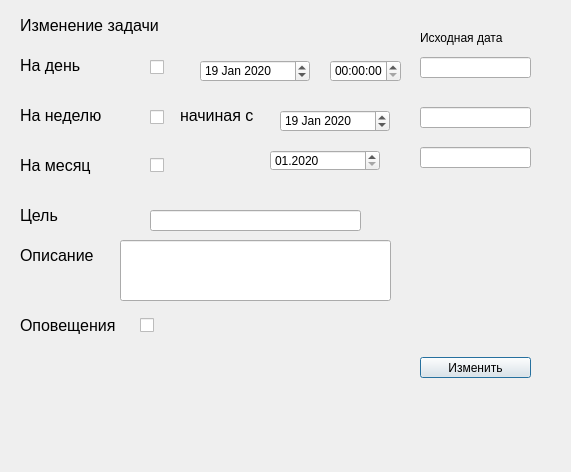
<?xml version="1.0" encoding="UTF-8"?>
<ui version="4.0">
 <class>Dialog</class>
 <widget class="QDialog" name="Dialog">
  <property name="geometry">
   <rect>
    <x>0</x>
    <y>0</y>
    <width>571</width>
    <height>472</height>
   </rect>
  </property>
  <property name="windowTitle">
   <string>Dialog</string>
  </property>
  <widget class="QLabel" name="label">
   <property name="geometry">
    <rect>
     <x>20</x>
     <y>10</y>
     <width>161</width>
     <height>31</height>
    </rect>
   </property>
   <property name="font">
    <font>
     <pointsize>12</pointsize>
    </font>
   </property>
   <property name="text">
    <string>Изменение задачи</string>
   </property>
  </widget>
  <widget class="QLineEdit" name="lineEditNameM">
   <property name="geometry">
    <rect>
     <x>420</x>
     <y>147</y>
     <width>111</width>
     <height>21</height>
    </rect>
   </property>
   <property name="readOnly">
    <bool>true</bool>
   </property>
  </widget>
  <widget class="QLabel" name="label_6">
   <property name="geometry">
    <rect>
     <x>20</x>
     <y>200</y>
     <width>81</width>
     <height>31</height>
    </rect>
   </property>
   <property name="font">
    <font>
     <pointsize>12</pointsize>
    </font>
   </property>
   <property name="text">
    <string>Цель</string>
   </property>
  </widget>
  <widget class="QPushButton" name="pushButton">
   <property name="geometry">
    <rect>
     <x>420</x>
     <y>357</y>
     <width>111</width>
     <height>21</height>
    </rect>
   </property>
   <property name="text">
    <string>Изменить</string>
   </property>
  </widget>
  <widget class="QCheckBox" name="checkM">
   <property name="enabled">
    <bool>true</bool>
   </property>
   <property name="geometry">
    <rect>
     <x>150</x>
     <y>150</y>
     <width>31</width>
     <height>31</height>
    </rect>
   </property>
   <property name="text">
    <string/>
   </property>
   <property name="checked">
    <bool>false</bool>
   </property>
  </widget>
  <widget class="QCheckBox" name="checkD">
   <property name="geometry">
    <rect>
     <x>150</x>
     <y>57</y>
     <width>31</width>
     <height>21</height>
    </rect>
   </property>
   <property name="text">
    <string/>
   </property>
   <property name="checked">
    <bool>false</bool>
   </property>
  </widget>
  <widget class="QLineEdit" name="lineEditNameN">
   <property name="geometry">
    <rect>
     <x>420</x>
     <y>107</y>
     <width>111</width>
     <height>21</height>
    </rect>
   </property>
   <property name="readOnly">
    <bool>true</bool>
   </property>
  </widget>
  <widget class="QCheckBox" name="checkN">
   <property name="geometry">
    <rect>
     <x>150</x>
     <y>107</y>
     <width>31</width>
     <height>21</height>
    </rect>
   </property>
   <property name="text">
    <string/>
   </property>
  </widget>
  <widget class="QDateEdit" name="MdateEdit">
   <property name="geometry">
    <rect>
     <x>270</x>
     <y>150</y>
     <width>110</width>
     <height>21</height>
    </rect>
   </property>
   <property name="dateTime">
    <datetime>
     <hour>0</hour>
     <minute>0</minute>
     <second>0</second>
     <year>2020</year>
     <month>1</month>
     <day>1</day>
    </datetime>
   </property>
   <property name="displayFormat">
    <string>MM.yyyy</string>
   </property>
  </widget>
  <widget class="QTimeEdit" name="timeEdit">
   <property name="geometry">
    <rect>
     <x>330</x>
     <y>60</y>
     <width>71</width>
     <height>22</height>
    </rect>
   </property>
  </widget>
  <widget class="QLabel" name="label_2">
   <property name="geometry">
    <rect>
     <x>20</x>
     <y>50</y>
     <width>71</width>
     <height>31</height>
    </rect>
   </property>
   <property name="font">
    <font>
     <pointsize>12</pointsize>
    </font>
   </property>
   <property name="text">
    <string>На день</string>
   </property>
  </widget>
  <widget class="QDateEdit" name="dateEditD">
   <property name="geometry">
    <rect>
     <x>200</x>
     <y>60</y>
     <width>110</width>
     <height>22</height>
    </rect>
   </property>
   <property name="dateTime">
    <datetime>
     <hour>0</hour>
     <minute>0</minute>
     <second>0</second>
     <year>2020</year>
     <month>1</month>
     <day>19</day>
    </datetime>
   </property>
  </widget>
  <widget class="QLineEdit" name="lineEditNameD">
   <property name="geometry">
    <rect>
     <x>420</x>
     <y>57</y>
     <width>111</width>
     <height>21</height>
    </rect>
   </property>
   <property name="readOnly">
    <bool>true</bool>
   </property>
  </widget>
  <widget class="QLabel" name="label_9">
   <property name="geometry">
    <rect>
     <x>420</x>
     <y>27</y>
     <width>101</width>
     <height>21</height>
    </rect>
   </property>
   <property name="text">
    <string>Исходная дата</string>
   </property>
  </widget>
  <widget class="QLabel" name="label_7">
   <property name="geometry">
    <rect>
     <x>20</x>
     <y>240</y>
     <width>81</width>
     <height>31</height>
    </rect>
   </property>
   <property name="font">
    <font>
     <pointsize>12</pointsize>
    </font>
   </property>
   <property name="text">
    <string>Описание</string>
   </property>
  </widget>
  <widget class="QLabel" name="label_5">
   <property name="geometry">
    <rect>
     <x>180</x>
     <y>100</y>
     <width>101</width>
     <height>31</height>
    </rect>
   </property>
   <property name="font">
    <font>
     <pointsize>12</pointsize>
    </font>
   </property>
   <property name="text">
    <string>начиная с</string>
   </property>
  </widget>
  <widget class="QCheckBox" name="opov">
   <property name="geometry">
    <rect>
     <x>140</x>
     <y>310</y>
     <width>31</width>
     <height>31</height>
    </rect>
   </property>
   <property name="text">
    <string/>
   </property>
  </widget>
  <widget class="QLabel" name="label_8">
   <property name="geometry">
    <rect>
     <x>20</x>
     <y>310</y>
     <width>101</width>
     <height>31</height>
    </rect>
   </property>
   <property name="font">
    <font>
     <pointsize>12</pointsize>
    </font>
   </property>
   <property name="text">
    <string>Оповещения</string>
   </property>
  </widget>
  <widget class="QLabel" name="label_4">
   <property name="geometry">
    <rect>
     <x>20</x>
     <y>150</y>
     <width>81</width>
     <height>31</height>
    </rect>
   </property>
   <property name="font">
    <font>
     <pointsize>12</pointsize>
    </font>
   </property>
   <property name="text">
    <string>На месяц</string>
   </property>
  </widget>
  <widget class="QLineEdit" name="lineEditName">
   <property name="geometry">
    <rect>
     <x>150</x>
     <y>210</y>
     <width>211</width>
     <height>21</height>
    </rect>
   </property>
  </widget>
  <widget class="QLineEdit" name="textEdit">
   <property name="geometry">
    <rect>
     <x>120</x>
     <y>240</y>
     <width>271</width>
     <height>61</height>
    </rect>
   </property>
  </widget>
  <widget class="QLabel" name="label_3">
   <property name="geometry">
    <rect>
     <x>20</x>
     <y>100</y>
     <width>101</width>
     <height>31</height>
    </rect>
   </property>
   <property name="font">
    <font>
     <pointsize>12</pointsize>
    </font>
   </property>
   <property name="text">
    <string>На неделю</string>
   </property>
  </widget>
  <widget class="QDateEdit" name="dateEditN">
   <property name="geometry">
    <rect>
     <x>280</x>
     <y>110</y>
     <width>110</width>
     <height>22</height>
    </rect>
   </property>
   <property name="dateTime">
    <datetime>
     <hour>0</hour>
     <minute>0</minute>
     <second>0</second>
     <year>2020</year>
     <month>1</month>
     <day>19</day>
    </datetime>
   </property>
  </widget>
 </widget>
 <resources/>
 <connections/>
</ui>
